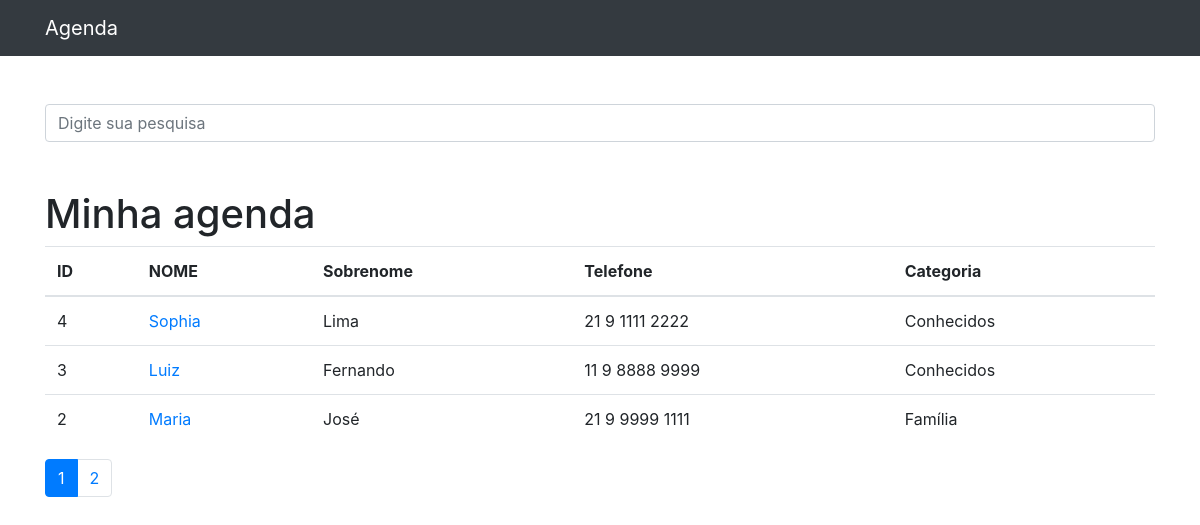
Before: / with the older database file.
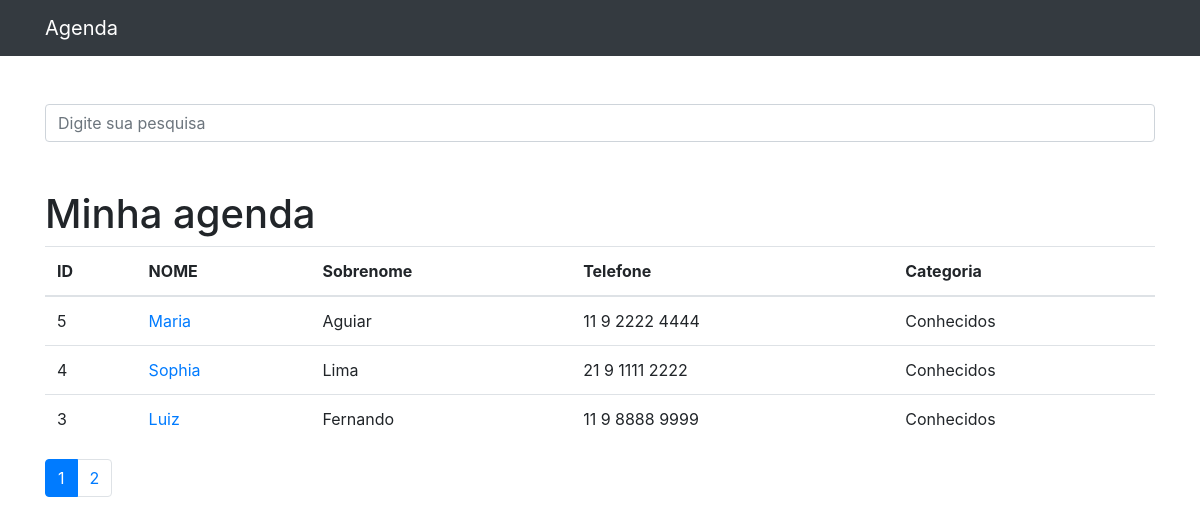
After: the same page with the newer database file.
### contatos/models.py (models this page shows, shortened)
class Contato(models.Model):
    name = models.CharField(max_length=255)
    last_name = models.CharField(max_length=255, blank = True)
    phone = models.CharField(max_length=255)
    email = models.CharField(max_length=255, blank=True)
    creation_date = models.DateTimeField(default=timezone.now)
    description = models.TextField(blank = True)
    categoria = models.ForeignKey(Categoria, on_delete=models.DO_NOTHING)
    mostrar = models.BooleanField(default=True)

class Categoria(models.Model):
    name = models.CharField(max_length= 255)
    def __str__(self):
        return self.name

### contatos/views.py (the view)
# urls.py: path('', views.index, name = 'index'), #página principal
def index(request):
    contatos = Contato.objects.order_by('-id').filter( #filtra só os que estão com o mostrar true
        mostrar=True
    )
    paginator = Paginator(contatos, 3)
    page = request.GET.get('p')
    contatos = paginator.get_page(page)
    return render(request, 'contatos/index.html', {
        'contatos':contatos
    })

### contatos/templates/contatos/index.html (shortened to what this page needs)
{% extends 'base.html' %}
{% block content%}
<h1 class="mt-5">Minha agenda</h1>
        <table class="table">
          <thead>
            <tr>
              <th>ID</th>
              <th>NOME</th>
              <th>Sobrenome</th>
              <th>Telefone</th>
              <th>Categoria</th>
            </tr>
          </thead>
          <tbody>
            {% for contato in contatos %}
                <tr>
                  <td>{{ contato.id }}</td>
                  <td>
                    <a href="{% url 'ver_contato' contato.id  %}">{{ contato.name }}</a>
                  </td>
                  <td>{{ contato.last_name }}</td>
                  <td>{{ contato.phone }}</td>
                  <td>{{ contato.categoria }}</td>
                </tr>
            {% endfor %}
          </tbody>
        </table>
    <nav arial-label = "Page navigation example">
      <ul class="pagination">
        {% for pagina in contatos.paginator.page_range  %}
          {% if contatos.number == pagina %}
            <li class="page-item active">
            <a class="page-link" href="?p={{ pagina }}&termo={{ request.GET.termo }}">{{pagina}}</a>
            </li>
          {% else %}
            <li class="page-item">
            <a class="page-link" href="?p={{ pagina }}&termo={{ request.GET.termo }}">{{pagina}}</a>
          {% endif %}
        {% endfor %}
      </ul>
    </nav>
      </div>
    </div>
  </div>
</body>
</html>
{% endblock%}

Changed rows visible on the page:
no longer on this page (row unchanged): Contato: id "2", name "Maria", last_name "José", phone "21 9 9999 1111", categoria "Família"
now on this page (row edited): Contato: id "5", name "Maria", last_name "Aguiar", phone "11 9 2222 4444", categoria "Conhecidos"
